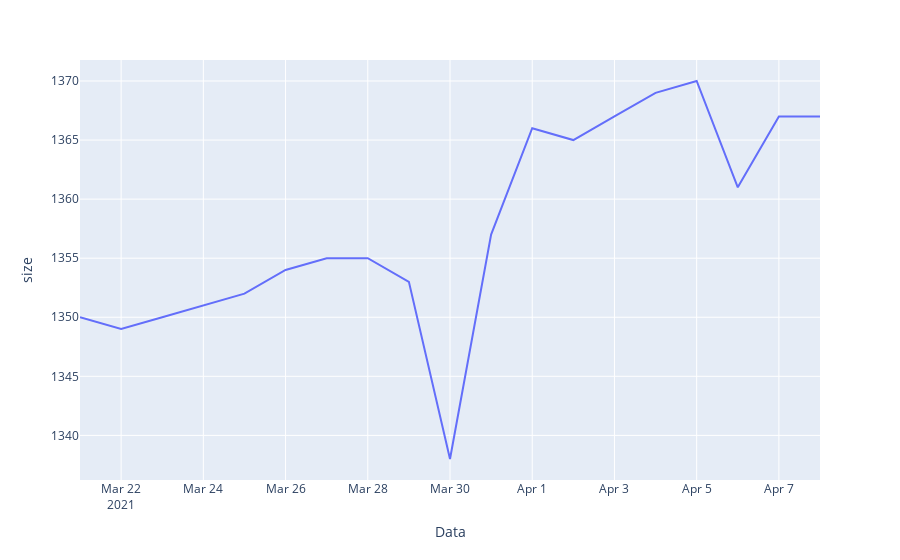

Write notebook code for a chart like this one.
### Code cell
count_by_day = data.groupby("Data", as_index=False)["Data"].size()
fig = go.Figure(data=px.line(count_by_day, x="Data", y="size"))
fig.show()

### Figure 1 — Plotly figure (JSON) as saved in the notebook; plotly's stock layout.template omitted (floating-point values rounded to 4 significant figures)
{"data": [{"hovertemplate": "Data=%{x}<br>size=%{y}<extra></extra>", "legendgroup": "", "line": {"color": "#636efa", "dash": "solid"}, "mode": "lines", "name": "", "orientation": "v", "showlegend": false, "type": "scatter", "x": ["2021-03-21", "2021-03-22", "2021-03-23", "2021-03-25", "2021-03-26", "2021-03-27", "2021-03-28", "2021-03-29", "2021-03-30", "2021-03-31", "2021-04-01", "2021-04-02", "2021-04-03", "2021-04-04", "2021-04-05", "2021-04-06", "2021-04-07", "2021-04-08"], "xaxis": "x", "y": [1350, 1349, 1350, 1352, 1354, 1355, 1355, 1353, 1338, 1357, 1366, 1365, 1367, 1369, 1370, 1361, 1367, 1367], "yaxis": "y"}], "layout": {"legend": {"tracegroupgap": 0}, "margin": {"t": 60}, "xaxis": {"anchor": "y", "domain": [0, 1], "title": {"text": "Data"}}, "yaxis": {"anchor": "x", "domain": [0, 1], "title": {"text": "size"}}}}
